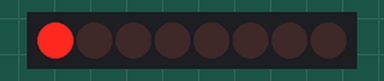
Recording of a sketch running on a simulated Arduino Uno, built with avr-gcc and run on an emulated ATmega328P. Shown: 8 shift-register outputs drawn as a row of LEDs (first output left, lit = HIGH). Wiring (inferred from the names in the program): shift register (74HC595): data pin 11; shift clock pin 12; latch pin 8. Wiring (inferred from the signals the program sends): row of LEDs: on Q0, Q1, Q2, Q3, Q4, Q5, Q6, Q7.

Above: at 0.5 s.
At 3.5 s:
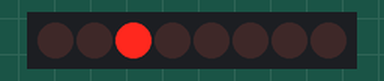
Timing chart, 0 to 4.6 s (numbered marks = the images above):
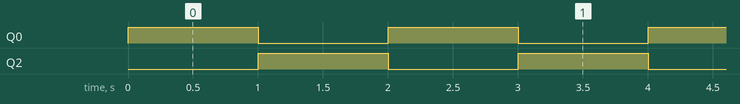

The sketch:

dual_shift.ino
```cpp
//Pin connected to ST_CP of 74HC595
int latchPin = 8;
//Pin connected to SH_CP of 74HC595
int clockPin = 12;
////Pin connected to DS of 74HC595
int dataPin = 11;

//holders for infromation you're going to pass to shifting function
byte dataRED;
byte dataGREEN;

void setup() {
  //set pins to output because they are addressed in the main loop
  pinMode(latchPin, OUTPUT);
  pinMode(clockPin, OUTPUT);
  pinMode(dataPin, OUTPUT);
  Serial.begin(9600);
}

void loop() {

  digitalWrite(latchPin, 0);

  shiftOut(dataPin, clockPin, MSBFIRST, 1);
  digitalWrite(latchPin, 1);
  delay(1000);


  digitalWrite(latchPin, 0);

  shiftOut(dataPin, clockPin, MSBFIRST, 4);
  digitalWrite(latchPin, 1);
  delay(1000);

}
```

Measured:
- by itself, Q0, Q2: alternates HIGH for 1.0 s and LOW for 1.0 s
